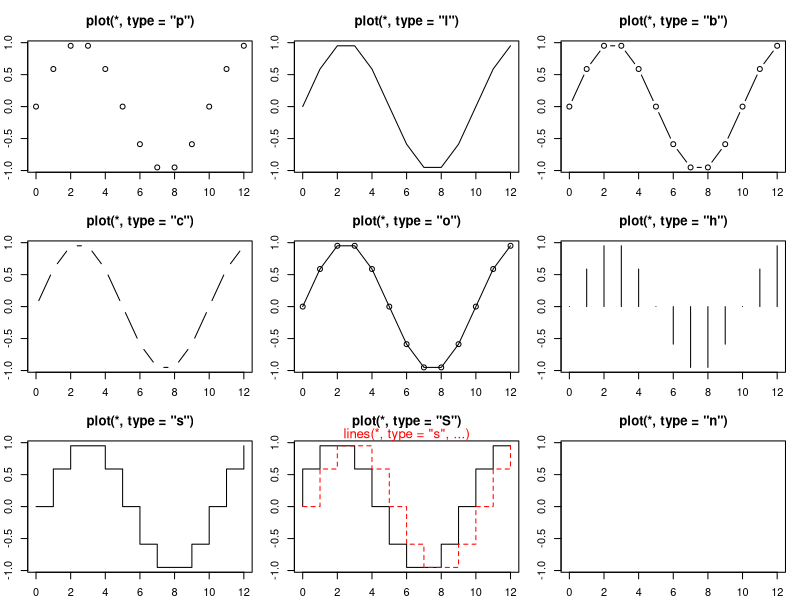
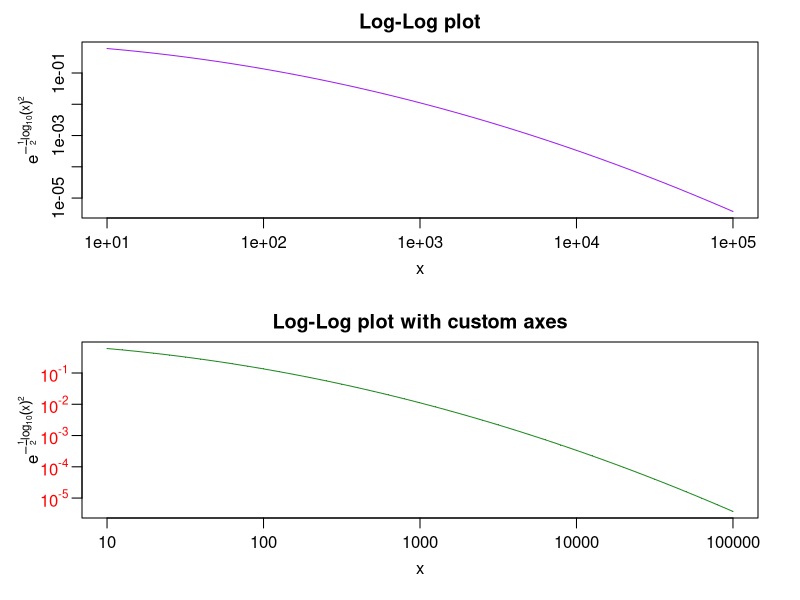
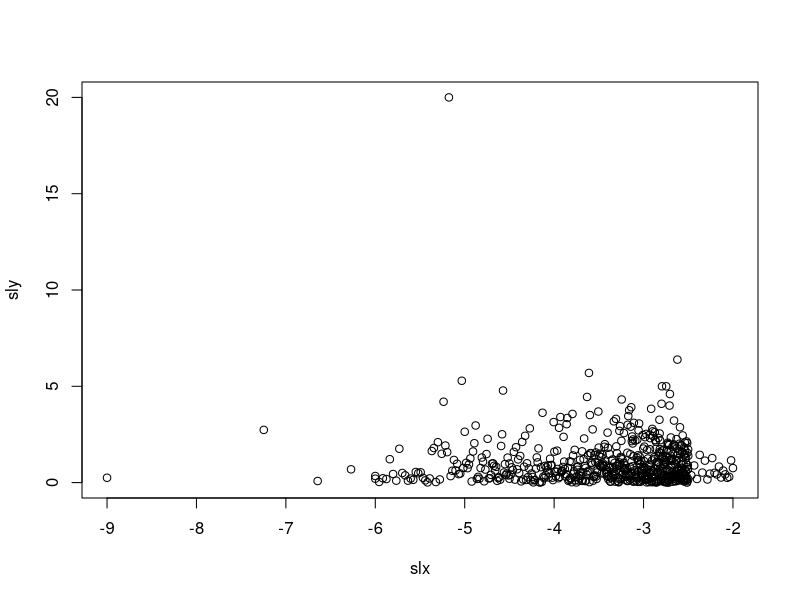
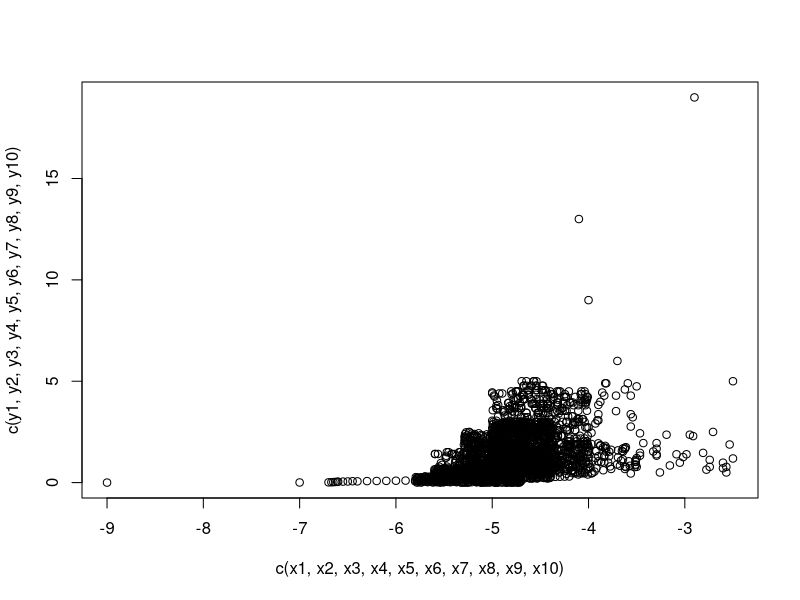
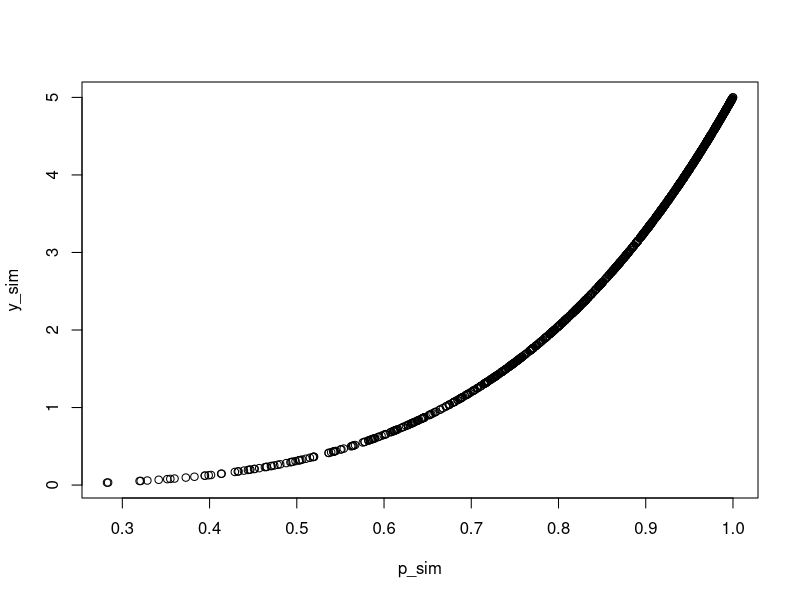

Reproduce these figures in R, in order. (Note: this script raises an error after producing the figures.)
####################2019-08-09########################
##simulate data and plot log x and logy scatterplot###
##reference to the figure 32.2 p.483 of book #########
##Computational Exome and Genome Analysis  ###########
######################################################

## Show the different plot types
x <- 0:12
y <- sin(pi/5 * x)
op <- par(mfrow = c(3,3), mar = .1+ c(2,2,3,1))
for (tp in c("p","l","b",  "c","o","h",  "s","S","n")) {
  plot(y ~ x, type = tp, main = paste0("plot(*, type = \"", tp, "\")"))
  if(tp == "S") {
    lines(x, y, type = "s", col = "red", lty = 2)
    mtext("lines(*, type = \"s\", ...)", col = "red", cex = 0.8)
  }
}
par(op)





##--- Log-Log Plot  with  custom axes
lx <- seq(1, 5, length = 41)
yl <- expression(e^{-frac(1,2) * {log[10](x)}^2})
y <- exp(-.5*lx^2)
op <- par(mfrow = c(2,1), mar = par("mar")-c(1,0,2,0), mgp = c(2, .7, 0))
plot(10^lx, y, log = "xy", type = "l", col = "purple",
     main = "Log-Log plot", ylab = yl, xlab = "x")
plot(10^lx, y, log = "xy", type = "o", pch = ".", col = "forestgreen",
     main = "Log-Log plot with custom axes", ylab = yl, xlab = "x",
     axes = FALSE, frame.plot = TRUE)
my.at <- 10^(1:5)
axis(1, at = my.at, labels = formatC(my.at, format = "fg"))
e.y <- -5:-1 ; at.y <- 10^e.y
axis(2, at = at.y, col.axis = "red", las = 1,
     labels = as.expression(lapply(e.y, function(E) bquote(10^.(E)))))
par(op)


##ref to figure##
x1<-seq(exp(-4.5),exp(-2.5),length=500)
x2<-seq(exp(-2.5),exp(-2),length=20)
x3<-seq(exp(-6),exp(-4.5),length=80)
x4<-seq(exp(-9),exp(-6),length=5)

x<-c(x4,x3,x1,x2)


y1<-seq(exp(-5),exp(0),length=600)
y2<-seq(exp(-20),exp(-5),length=5)
y<-c(y1,y2)
ly<--log(y)
lx<-log(x)

sly<-sample(ly,605)
slx<-sample(lx,605)

plot(slx,sly)


######3
y1<-seq(0,0.3,length=50)
x1<-c(-9,-7,-6.7,-6.67,-6.65,-6.63,-6.61,-6.6,-6.55,-6.5,-6.4,-6.45,-6.3,-6.2,-6.1,-6,-5.9,-5.8,-5.7,-5.6,seq(-5.6,-4.2,length=30))

y2<-c(5,6,9,13,19)
x2<-c(-2.5,-3.7,-4,-4.1,-2.9)

x3<-sample(seq(-5.8,-5.6,length=30),50,replace = TRUE)
y3<-sample(seq(0,0.3,length=30),50,replace = TRUE)

x4<-sample(seq(-5.6,-5.3,length=50),230,replace = TRUE)
y4<-c(sample(seq(0,0.45,length=50),130,replace = TRUE),sample(seq(0.45,0.7,length=20),70,replace = TRUE),sample(seq(0.7,1.5,length=10),30,replace = TRUE))

x5<-sample(seq(-5.3,-5.0,length=50),450,replace = TRUE)
y5<-c(sample(seq(0,1.0,length=50),280,replace = TRUE),sample(seq(1,2,length=30),130,replace = TRUE),sample(seq(2,2.5,length=30),40,replace = TRUE))

x6<-sample(seq(-5.0,-4.7,length=50),900,replace = TRUE)
y6<-c(sample(seq(0,1.2,length=50),500,replace = TRUE),sample(seq(1.2,3,length=30),350,replace = TRUE),sample(seq(3,4.5,length=30),50,replace = TRUE))

x7<-sample(seq(-4.7,-4.4,length=50),550,replace = TRUE)
y7<-c(sample(seq(0.2,1.7,length=50),270,replace = TRUE),sample(seq(1.7,3,length=20),200,replace = TRUE),sample(seq(3,5,length=10),80,replace = TRUE))

x8<-sample(seq(-4.4,-4.0,length=50),300,replace = TRUE)
y8<-c(sample(seq(0.4,1.9,length=50),170,replace = TRUE),sample(seq(1.9,4.5,length=20),130,replace = TRUE))

x9<-sample(seq(-4.0,-3.5,length=50),80,replace = TRUE)
y9<-c(sample(seq(0.45,2,length=50),60,replace = TRUE),sample(seq(2,4.9,length=20),20,replace = TRUE))

x10<-sample(seq(-3.5,-2.5,length=30),30,replace = TRUE)
y10<-sample(seq(0.5,2.5,length=30),30,replace = TRUE)




#x3<-sample(seq(-5.8,-3,length=300),1550,replace = TRUE)
#y3<-c(sample(seq(0,3,length=250),1500,replace=TRUE),sample(seq(0,5,length=50),50))
#x4<-sample(seq(-3.2,-2,length=50),50,replace=TRUE)
#y4<-sample(seq(0,5,length=50),50,replace=TRUE)

plot(c(x1,x2,x3,x4,x5,x6,x7,x8,x9,x10),c(y1,y2,y3,y4,y5,y6,y7,y8,y9,y10))



##beta distribution##use this one##
set.seed(1)
p_sim <- rbeta(1000, 5, 1)
y_sim<-dbeta(p_sim,5, 1)
plot(p_sim,y_sim)
dat<-data.frame(p_sim=p_sim,y_sim=y_sim)
library(ggplot2)
jitter <- position_jitter(width = 0.01*p_sim, height = 0.1*y_sim)
ggplot(dat, aes(p_sim, y_sim)) +
  #geom_jitter()+
  geom_point(position = jitter, color = "red", aes(p_sim + 0.2, y_sim + 0.2))+
  theme_classic()
ggsave("simulate.beta.jitter.pdf",width = 6,height = 6,dpi = 300)

logit=function(x){log(x/(1-x))}
de=1/(1+exp(-rnorm(10^3,mean=logit(p_sim),sd=2)))
#hist(p_sim, freq = FALSE)
#curve(dbeta(x, 5, 1),
#      add = TRUE, col = "red", 
#      lwd = 2)

#plot(p_sim)
##normal##
c <- 1
d <- 2

a <- -2
b <- 3.5

ll <- pnorm(a, c, d)
ul <- pnorm(b, c, d)

x <- qnorm( runif(3000, ll, ul), c, d )
hist(x)
range(x)
mean(x)
sd(x)
plot(x, type='l')

##exp##
d<-rexp(50)
